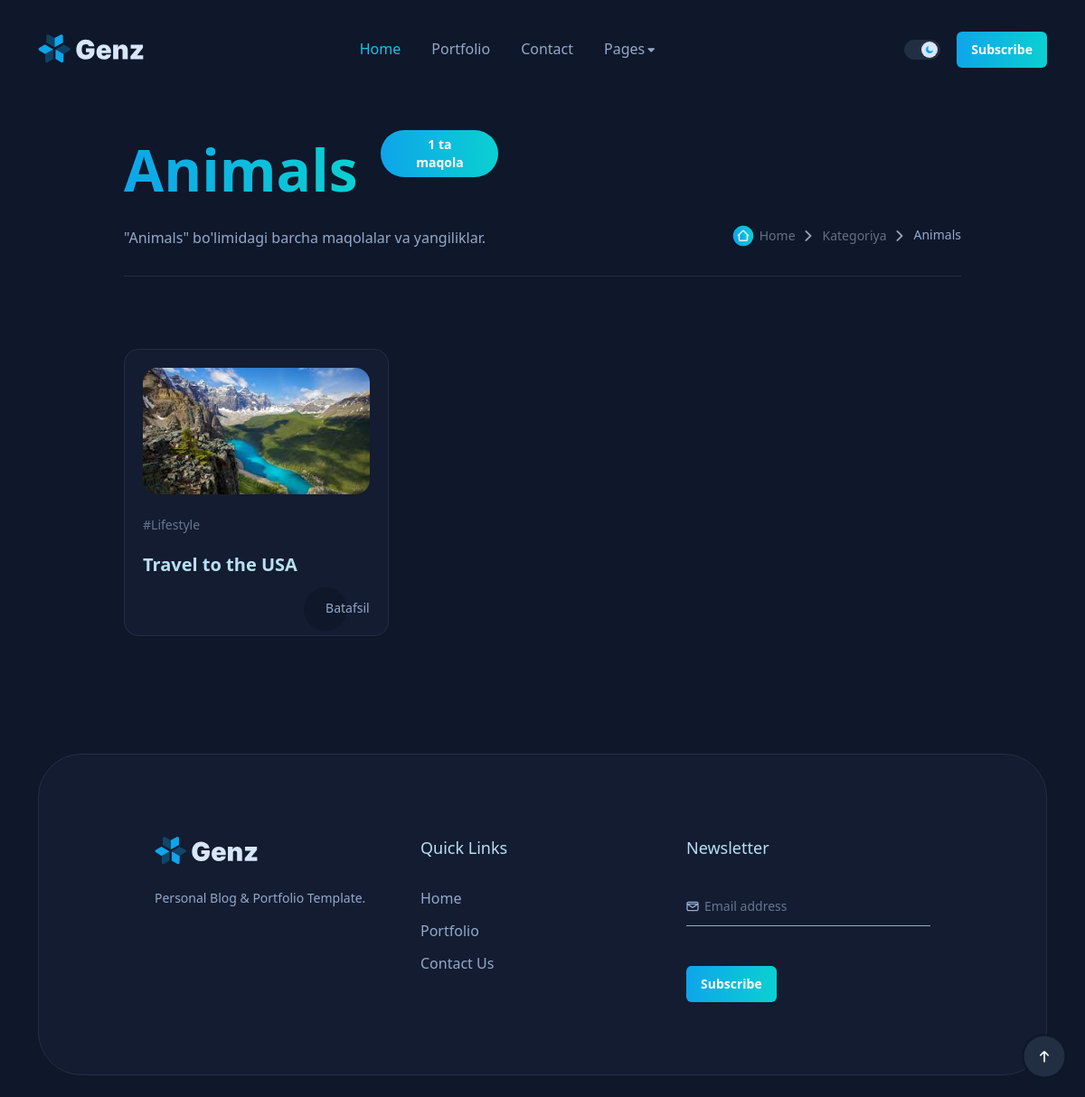
The app's page /category/2/ with its own data.
### myapp/models.py (models this page shows, shortened)
class CategoryTag(models.Model):
    name = models.CharField(max_length=50)

class Post(models.Model):
    category = models.ForeignKey(
        CategoryPost,
        on_delete=models.SET_NULL,
        null=True,
        related_name='posts'
    )
    title = models.CharField(max_length=200)
    image = models.ImageField(upload_to='posts/')
    content = models.TextField()

class PostTag(models.Model):
    post = models.ForeignKey(
        Post,
        on_delete=models.CASCADE
    )
    tag = models.ForeignKey(
        CategoryTag,
        on_delete=models.CASCADE
    )

### myapp/views.py (the view)
# urls.py: path('category/<int:category_id>/', CategoryTagPostsView.as_view(), name='category_posts'),
class CategoryTagPostsView(View):
    def get(self, request, category_id):
        category = get_object_or_404(CategoryTag, id=category_id)
        posts = Post.objects.filter(category__id=category_id)
        return render(request, 'blog-archive.html', {'category': category, 'posts': posts})

### templates/blog-archive.html
{% extends 'base.html' %}
{% load static %}
{% block content %}
<main class="main">
  <div class="cover-home3">
    <div class="container">
      <div class="row">
        <div class="col-xl-1"></div>
        <div class="col-xl-10 col-lg-12">
          <div class="row align-items-end mt-50">
            <div class="col-lg-7 mb-20">
              <div class="d-inline-block position-relative">
                <h1 class="color-white mb-20 color-linear wow animate__animated animate__fadeIn">
                  {{ category.name }}
                </h1>
                <span class="btn btn-linear-small btn-number-arts">{{ posts.count }} ta maqola</span>
              </div>
              <p class="color-gray-500 text-base wow animate__animated animate__fadeIn">
                "{{ category.name }}" bo'limidagi barcha maqolalar va yangiliklar.
              </p>
            </div>
            <div class="col-lg-5 mb-20 text-start text-lg-end">
              <div class="box-breadcrumbs wow animate__animated animate__fadeIn">
                <ul class="breadcrumb">
                  <li><a class="home" href="{% url 'index' %}">Home</a></li>
                  <li><a href="#">Kategoriya</a></li>
                  <li><span>{{ category.name }}</span></li>
                </ul>
              </div>
            </div>
            <div class="col-lg-12">
              <div class="border-bottom border-gray-800 mt-10 mb-30"></div>
            </div>
          </div>
          <div class="mt-50 mb-50">
            <div class="row mt-50 mb-10">
              {% for post in posts %}
              <div class="col-lg-4 col-md-6"> <div class="card-blog-1 hover-up wow animate__animated animate__fadeIn mb-30">
                  <div class="card-image mb-20">
                    <a href="{% url 'post_detail' post.pk %}">
                      {% if post.image %}
                        <img src="{{ post.image.url }}" alt="{{ post.title }}" class="bdrd-16">
                      {% endif %}
                    </a>
                  </div>
                  <div class="card-info">
                    <div class="row">
                      <div class="col-7">
                        {% for pt in post.posttag_set.all %}
                          <a class="color-gray-700 text-sm" href="{% url 'category_tag_posts' pt.tag.id %}">
                            #{{ pt.tag.name }}
                          </a>
                        {% endfor %}
                      </div>
                    </div>
                    <a href="{% url 'post_detail' post.pk %}">
                      <h5 class="color-white mt-20">{{ post.title }}</h5>
                    </a>
                    <div class="row align-items-center mt-25">
                      <div class="col-12 text-end">
                        <a class="readmore color-gray-500 text-sm" href="{% url 'post_detail' post.pk %}">
                          <span>Batafsil</span>
                        </a>
                      </div>
                    </div>
                  </div>
                </div>
              </div>
              {% empty %}
              <div class="col-12 text-center">
                <p class="color-gray-500">Bu kategoriyada hali maqolalar yo'q.</p>
              </div>
              {% endfor %}
            </div>
          </div>
        </div>
      </div>
    </div>
  </div>
</main>
{% endblock %}

### records on screen
CategoryTag: name "Animals"
Post: image (picture), title "Travel to the USA"
PostTag: tag.name "Lifestyle"

### other values on screen
{{ posts.count }} "1"
